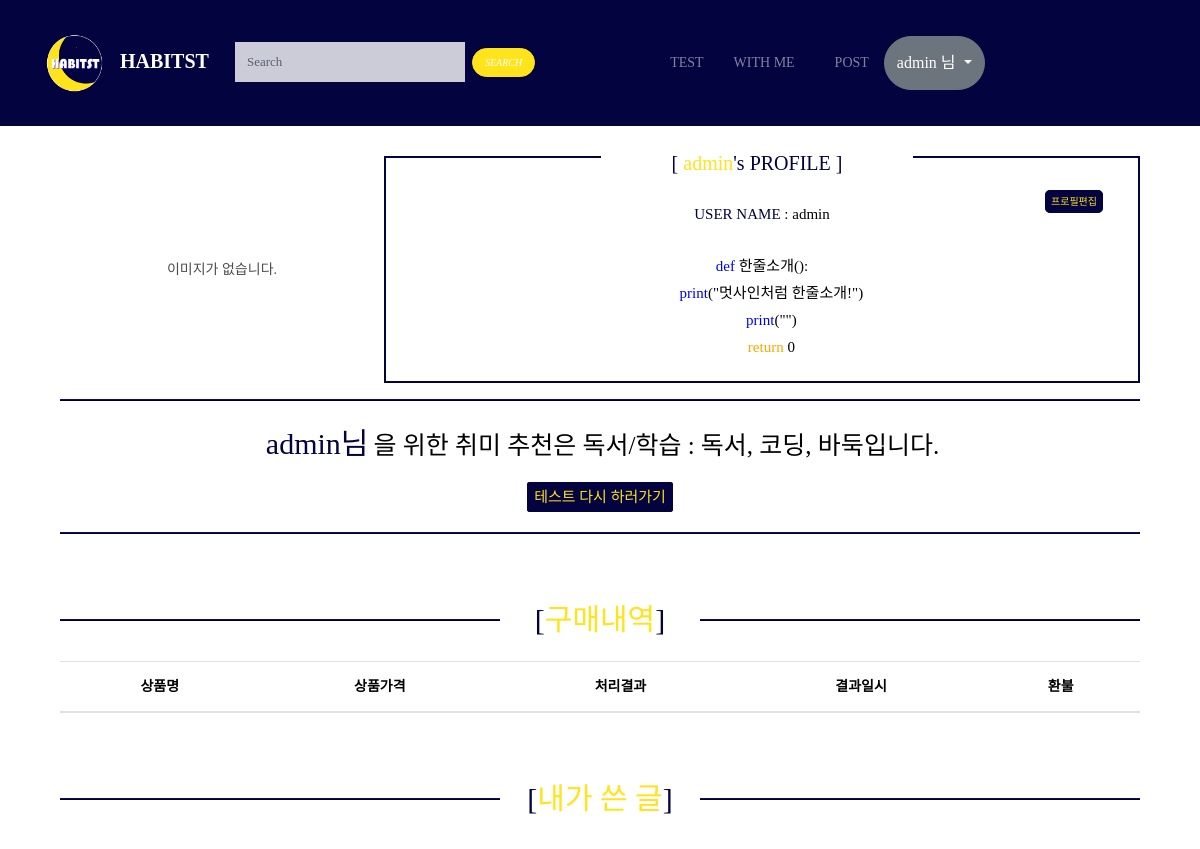
Before: /mypage (signed in) with the older database file.
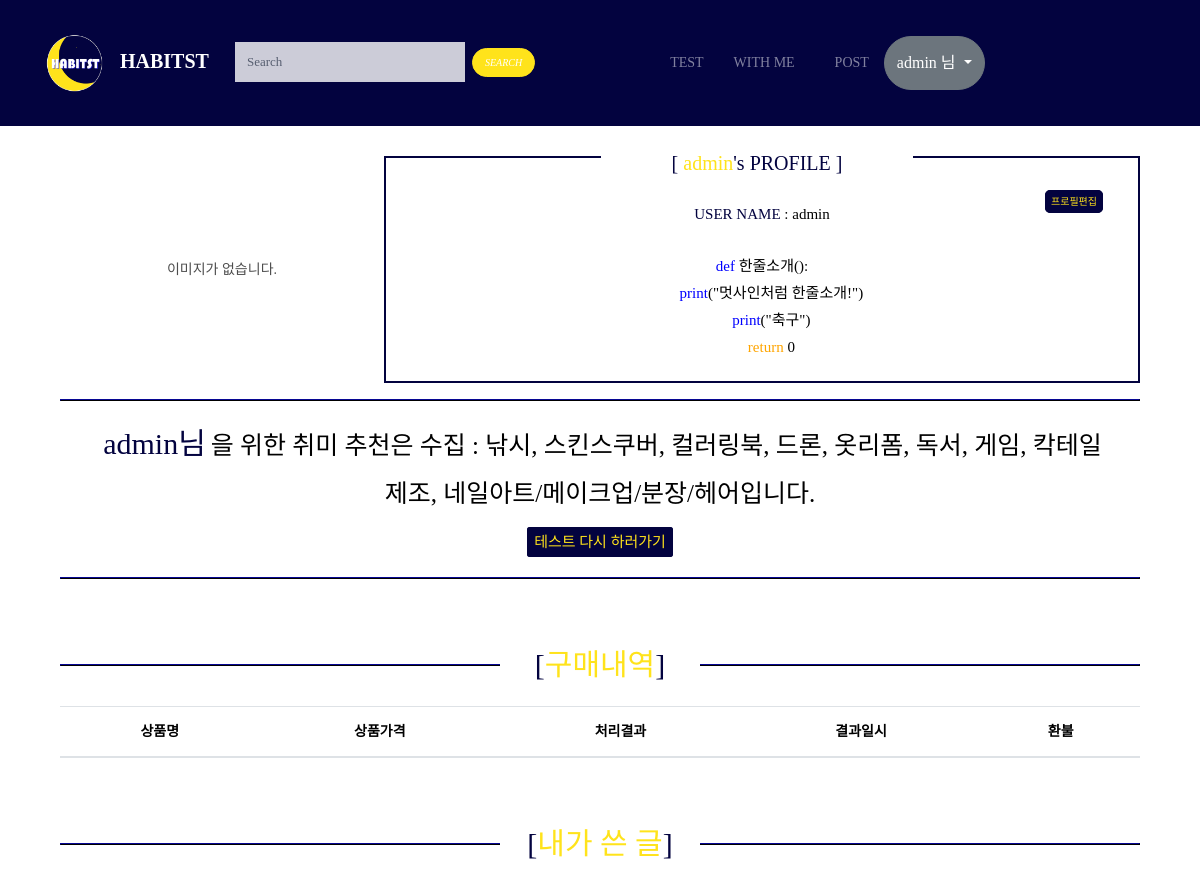
After: the same page with the newer database file.
### appname/models.py (models this page shows)
class CustomUser(AbstractUser):
    def __str__(self):
        return self.username
    nickname = models.CharField(max_length=20)
    phone_number = models.CharField(max_length=20)
    profile_image = models.ImageField(upload_to='images/', blank=True)
    introducemyself = models.CharField(max_length=50)

### Test/models.py (models this page shows, shortened)
class Tester(models.Model):
    id = models.AutoField(primary_key=True)
    name = models.CharField(max_length=30)
    Leisure = models.IntegerField(default=0)
    Control = models.IntegerField(default=0)
    Photos = models.IntegerField(default=0)
    Cooking = models.IntegerField(default=0)
    Making = models.IntegerField(default=0)
    Collect = models.IntegerField(default=0)
    Reading = models.IntegerField(default=0)
    Music = models.IntegerField(default=0)
    Exercise = models.IntegerField(default=0)
    Travel = models.IntegerField(default=0)
    result = models.ForeignKey(Book, on_delete=models.CASCADE, null=True, blank=True)

class Book(models.Model):
    id = models.AutoField(primary_key=True)
    name = models.TextField()
    img = models.URLField()
    content = models.TextField() #시구절
    def __str__(self):
        return self.name

### appname/views.py (the view)
# urls.py: path('mypage', appname.views.mypage, name='mypage'),
def mypage(request):
    order_list = Order.objects.filter(user=request.user)
    test_list = Tester.objects.filter(name=request.user).last()
    posts = Post.objects.all()
    return render(request, 'appname/mypage.html', {
        'order_list': order_list,
        'test_list' : test_list,
        'posts': posts,
    })

### appname/templates/appname/mypage.html (shortened to what this page needs)
{% extends 'appname/base.html' %}
{% load static %}
{% load humanize %}
{% block content %}
<div class="container" id="habitst-mypage">
    <div class="row">
        <div class="col-sm-12">
            <div class="mypage-for-grid">
                {% if user.profile_image %}
                <img src="{{ user.profile_image.url }}" class="img-responsive thumbnail" alt="img">
                {% else %}
                <p>이미지가 없습니다.</p>
                {% endif %}
                <div>
                    <h2>[ <a>{{ user }}</a>'s PROFILE ]</h2>
                    <div class="mypage-update-pro">
                        <p><a href="{% url 'profile_update' %}">프로필편집</a></p>
                    </div>
                    <div class="mypage-content-con">
                        <p> <a>USER NAME</a> : {{ user }}</p>
                        <br>
                        <p><a class="blue">def</a> 한줄소개():</p>
                        <p>&nbsp&nbsp&nbsp&nbsp <a class="blue">print</a>("멋사인처럼 한줄소개!")</p>
                        <p>&nbsp&nbsp&nbsp&nbsp <a class="blue">print</a>("{{user.introducemyself}}")</p>
                        <p>&nbsp&nbsp&nbsp&nbsp <a class="orange">return</a> 0</p>
                    </div>
                </div>
            </div>
            <hr>
            <div class="mypage-test-res">
                {% if test_list.result == None %}
                <p>취미테스트를 수행하지 않아 추천목록이 없습니다.</p>
                <a href="{% url 'Test:main' %}">테스트 하러가기</a>
                {% else %}
                <p><a class="mypage-test-res-user"><b>{{user}}님</b></a>을 위한 취미 추천은 {{test_list.result}}입니다.</p>
                <a display="button" href="{% url 'Test:main' %}">테스트 다시 하러가기</a>
                {% endif %}
            </div>
            <hr>
            <div class="mypage-my-payment">
                <h3>[<a>구매내역</a>]</h3>
                <table class="table table-hover table=bordered">
                    <thead>
                        <tr>
                            <th>상품명</th>
                            <th>상품가격</th>
                            <th>처리결과</th>
                            <th>결과일시</th>
                            <th>환불</th>
                        </tr>
                    </thead>
                </table>
            </div>
            <div class="mypage-my-payment">
                <h3>[<a>내가 쓴 글</a>]</h3>
            </div>
        </div>
    </div>
</div>
{% endblock %}

### appname/templates/appname/base.html (shortened to what this page needs)
{% load static %}
{% block nav %}
<!DOCTYPE html>
<html lang="en">
  <head>
     <link href="https://cdn.jsdelivr.net/gh/projectnoonnu/noonfonts_six@1.2/NIXGONM-Vb.woff" rel="stylesheet">
    <link rel="stylesheet" href="{% static 'appname/css/open-iconic-bootstrap.min.css' %}">
    <link rel="stylesheet" href="{% static 'appname/css/animate.css' %}">
    <link rel="stylesheet" href="{% static 'appname/css/owl.carousel.min.css' %}">
    <link rel="stylesheet" href="{% static 'appname/css/owl.theme.default.min.css' %}">
    <link rel="stylesheet" href="{% static 'appname/css/magnific-popup.css' %}">
    <link rel="stylesheet" href="{% static 'appname/css/aos.css' %}">
    <link rel="stylesheet" href="{% static 'appname/css/ionicons.min.css' %}">
    <link rel="stylesheet" href="{% static 'appname/css/bootstrap-datepicker.css' %}">
    <link rel="stylesheet" href="{% static 'appname/css/jquery.timepicker.css' %}">
    <link rel="stylesheet" href="{% static 'appname/css/flaticon.css' %}">
    <link rel="stylesheet" href="{% static 'appname/css/icomoon.css' %}">
    <link rel="stylesheet" href="{% static 'appname/css/style.css' %}">
    <link rel="stylesheet" href="{% static 'appname/css/postblog.css' %}">
    <link rel="stylesheet" href="{% static 'appname/css/postwithme.css' %}">
    <link rel="stylesheet" href="{% static 'appname/css/mypage.css' %}">
  </head>
  <body>
    <nav class="navbar navbar-expand-lg navbar-dark ftco_navbar bg-dark ftco-navbar-light" id="ftco-navbar">
       <div class="container" style="background-color:rgba(3,3,63,1); ">
        <a class="navbar-brand" href="{% url 'main' %}"><img id="_logo_back" src="{% static 'appname/images/logo_back.png' %}">&nbsp;&nbsp; HABITST</a>
      <div class="collapse navbar-collapse" id="ftco-nav">
        <ul class="navbar-nav ml-auto">
          <form class="d-block d-flex" action="{% url 'search' %}" method="post">
            <div class="fields d-block d-flex">
            <input class="form-control" type="search" placeholder="Search" aria-label="Search" name="q" value="{{q}}" autocomplete="off">
            <div class="select-wrap one-third">
            <button class="search-submit btn btn-primary" type="submit"><i class="glyphicon glyphicon-search">SEARCH</i></button>
          </div>
        </div>
            </form>
        <li class="nav-item active"><a href="{% url 'Test:main' %}" class="nav-link">TEST</a></li>
          <li class="nav-item active" style="width : 101px;"><a href="{% url 'shop:index' %}" class="nav-link">WITH ME</a></li>
          <li class="nav-item active"><a href="{% url 'postblog' %}" class="nav-link">POST</a></li>
            {% if user.is_authenticated %}
          <div class="btn-group" role="group" aria-label="Button group with nested dropdown">
            <button id="btnGroupDrop1" type="button" class="btn btn-secondary dropdown-toggle" data-toggle="dropdown" aria-haspopup="true" aria-expanded="false">
              {{ user.username }} 님
            </button>
            {% endif %}
          </div>
        </div>
        </div>
    </nav>
  {% endblock %}
  {% block content %}
  {% endblock %}
  {% block footer %}
  </body>
</html>
{% endblock %}

### appname/static/appname/css/postblog.css (style rules this page uses)
h2 { font-family: 'GmarketSansLight'; font-size: 20px; color: #03033f; text-align: left; }
h3 { font-family: 'GmarketSansLight'; font-size: 15px; color: #03033f; text-align: left; }

### appname/static/appname/css/postwithme.css (style rules this page uses)
input { display: inline; font-family: 'GmarketSansMedium'; color: #03033f; font-size: 18px; width: 230px !important; height: 40px; border-style: none !important; }

### appname/static/appname/css/mypage.css (style rules this page uses)
#habitst-mypage { font-family: 'GmarketSansLight'; margin: 30px auto; }
#habitst-mypage hr { border: outset 1.5px #03033F; }
#habitst-mypage .mypage-for-grid { display: grid; grid-template-columns: 30% 70%; }
#habitst-mypage .mypage-for-grid div { border: #03033F 2.5px solid; position: relative; }
#habitst-mypage .mypage-for-grid div h2 { text-align: center; background-color: white; margin: auto 220px; position: relative; bottom: 10px; right: 5px; }
#habitst-mypage .mypage-for-grid div p { font-family: 'GmarketSansLight'; color: black; font-size: 15px; }
#habitst-mypage .mypage-for-grid .mypage-update-pro { font-family: 'GmarketSansMedium'; color: #FFE31B; padding: 5px; font-size: 15px; margin: 0 auto 5px; }
#habitst-mypage .mypage-for-grid .mypage-content-con { position: relative; top: -20px; }
#habitst-mypage .mypage-for-grid .mypage-update-pro p { text-align: right !important; font-size: 10px; }
#habitst-mypage .mypage-for-grid .mypage-update-pro p a { color: #FFE31B; background-color: #03033F; padding: 5px; border: #03033F 1.5px solid; border-radius: 5px; }
#habitst-mypage .mypage-for-grid div div { border: none; }
#habitst-mypage .mypage-for-grid div p a { color: #03033F; }
#habitst-mypage .mypage-for-grid div .blue { color: blue; }
#habitst-mypage .mypage-for-grid div .orange { color: orange; }
#habitst-mypage .col-sm-12 .mypage-for-grid p { text-align: center; }
#habitst-mypage .col-sm-12 h2 { text-align: left; font-family: 'GmarketSansMedium'; }
#habitst-mypage .col-sm-12 h2 a { color: #FFE31B; }
#habitst-mypage .col-sm-12 p { font-family: 'GmarketSansLight'; margin: auto 30px; }
#habitst-mypage .col-sm-12 div p .mypage-test-res-user { font-family: 'GmarketSansMedium'; color: #03033F; font-size: 30px; border: none; background-color: white; }
#habitst-mypage .col-sm-12 .mypage-test-res { text-align: center; color: black; font-size: 25px; }
#habitst-mypage .col-sm-12 .mypage-test-res a { font-family: 'GmarketSansMedium'; color: #FFE31B; background-color: #03033F; padding: 5px; margin: 0 auto; font-size: 15px; border: #03033F 2.5px solid; border-radius: 3px; }
#habitst-mypage .col-sm-12 .mypage-my-payment { margin: 40px auto; text-align: center; color: black; }
#habitst-mypage .col-sm-12 .mypage-my-payment h3 { font-family: 'GmarketSansMedium'; position: relative; top: 23px; width: 200px; margin: 0 auto; font-size: 30px; text-align: center; background-color: white; }
#habitst-mypage .col-sm-12 .mypage-my-payment h3 a { color: #FFE31B; }
#habitst-mypage .col-sm-12 .mypage-my-payment table { border: #03033F 2.5px auto; }

Changed rows visible on the page:
no longer on this page (row unchanged): Tester: result "독서/학습 : 독서, 코딩, 바둑"
changed CustomUser "admin": introducemyself (not shown) → "축구"
added Tester: result "수집 : 낚시, 스킨스쿠버, 컬러링북, 드론, 옷리폼, 독서, 게임, 칵테일 제조, 네일아트/메이크업/분장/헤어"
